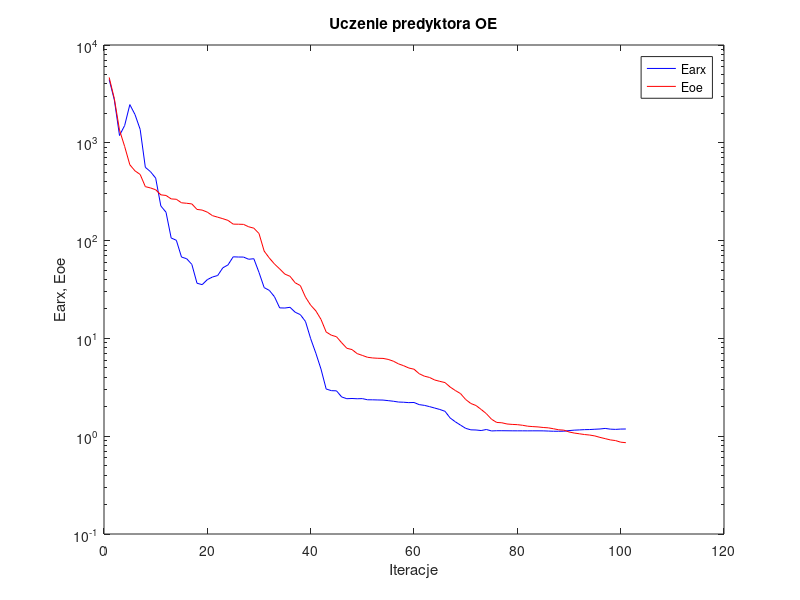
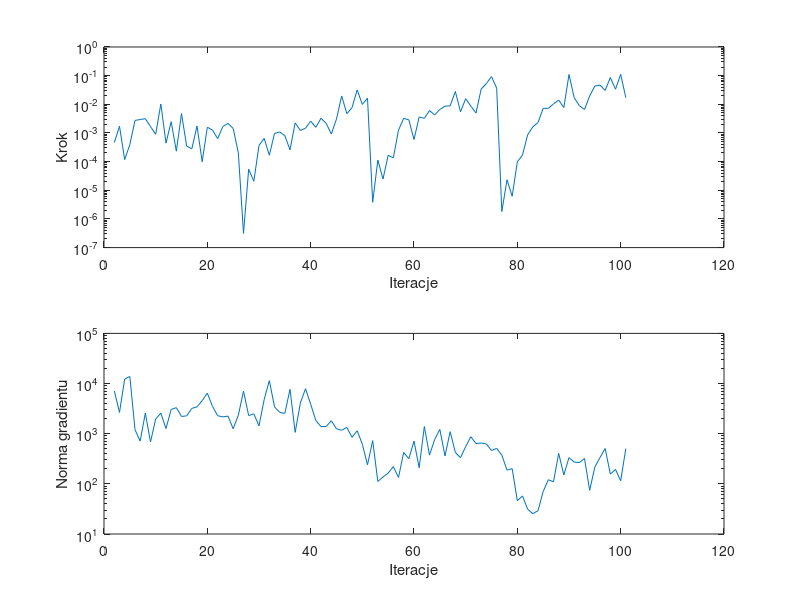

Source code (MATLAB) for these figures, in order:
%uczenie predyktora oe
clear all;
n=0; farx(n+1)=4.439464e+003; foe(n+1)=4.658829e+003; wspucz(n+1)=0.000000e+000; ng(n+1)=0.000000e+000;
%odnowa zmiennej metryki
n=1; farx(n+1)=2.745674e+003; foe(n+1)=2.830257e+003; krok(n+1)=4.604034e-004; ng(n+1)=7.101861e+003;
n=2; farx(n+1)=1.187411e+003; foe(n+1)=1.350434e+003; krok(n+1)=1.713251e-003; ng(n+1)=2.660043e+003;
n=3; farx(n+1)=1.504648e+003; foe(n+1)=9.159934e+002; krok(n+1)=1.177463e-004; ng(n+1)=1.228177e+004;
n=4; farx(n+1)=2.457790e+003; foe(n+1)=5.959770e+002; krok(n+1)=3.902677e-004; ng(n+1)=1.385514e+004;
n=5; farx(n+1)=1.944491e+003; foe(n+1)=5.165091e+002; krok(n+1)=2.739044e-003; ng(n+1)=1.203781e+003;
n=6; farx(n+1)=1.371392e+003; foe(n+1)=4.745927e+002; krok(n+1)=2.939560e-003; ng(n+1)=7.103073e+002;
n=7; farx(n+1)=5.614480e+002; foe(n+1)=3.562223e+002; krok(n+1)=3.151553e-003; ng(n+1)=2.579059e+003;
n=8; farx(n+1)=5.065714e+002; foe(n+1)=3.455154e+002; krok(n+1)=1.675019e-003; ng(n+1)=6.838433e+002;
n=9; farx(n+1)=4.355474e+002; foe(n+1)=3.311727e+002; krok(n+1)=8.989595e-004; ng(n+1)=1.960081e+003;
n=10; farx(n+1)=2.261206e+002; foe(n+1)=2.936957e+002; krok(n+1)=1.024683e-002; ng(n+1)=2.567027e+003;
n=11; farx(n+1)=1.951271e+002; foe(n+1)=2.895463e+002; krok(n+1)=4.430569e-004; ng(n+1)=1.268543e+003;
n=12; farx(n+1)=1.063808e+002; foe(n+1)=2.669016e+002; krok(n+1)=2.480280e-003; ng(n+1)=3.044305e+003;
n=13; farx(n+1)=1.007689e+002; foe(n+1)=2.645774e+002; krok(n+1)=2.311817e-004; ng(n+1)=3.307307e+003;
n=14; farx(n+1)=6.789530e+001; foe(n+1)=2.435805e+002; krok(n+1)=4.747676e-003; ng(n+1)=2.204453e+003;
n=15; farx(n+1)=6.526397e+001; foe(n+1)=2.408488e+002; krok(n+1)=3.473499e-004; ng(n+1)=2.273864e+003;
n=16; farx(n+1)=5.713360e+001; foe(n+1)=2.371654e+002; krok(n+1)=2.799030e-004; ng(n+1)=3.198697e+003;
n=17; farx(n+1)=3.665240e+001; foe(n+1)=2.083388e+002; krok(n+1)=1.751967e-003; ng(n+1)=3.428168e+003;
n=18; farx(n+1)=3.544871e+001; foe(n+1)=2.051800e+002; krok(n+1)=9.921626e-005; ng(n+1)=4.558583e+003;
n=19; farx(n+1)=3.992077e+001; foe(n+1)=1.953579e+002; krok(n+1)=1.588254e-003; ng(n+1)=6.433228e+003;
n=20; farx(n+1)=4.244162e+001; foe(n+1)=1.798991e+002; krok(n+1)=1.259039e-003; ng(n+1)=3.505120e+003;
n=21; farx(n+1)=4.396241e+001; foe(n+1)=1.736191e+002; krok(n+1)=6.328553e-004; ng(n+1)=2.283403e+003;
n=22; farx(n+1)=5.270437e+001; foe(n+1)=1.675352e+002; krok(n+1)=1.682049e-003; ng(n+1)=2.160795e+003;
n=23; farx(n+1)=5.644294e+001; foe(n+1)=1.609212e+002; krok(n+1)=2.156451e-003; ng(n+1)=2.245279e+003;
n=24; farx(n+1)=6.826963e+001; foe(n+1)=1.473971e+002; krok(n+1)=1.441974e-003; ng(n+1)=1.254298e+003;
n=25; farx(n+1)=6.794692e+001; foe(n+1)=1.470916e+002; krok(n+1)=2.026610e-004; ng(n+1)=2.335188e+003;
%odnowa zmiennej metryki
n=26; farx(n+1)=6.786046e+001; foe(n+1)=1.465358e+002; krok(n+1)=3.128736e-007; ng(n+1)=7.084238e+003;
n=27; farx(n+1)=6.445413e+001; foe(n+1)=1.384715e+002; krok(n+1)=5.445660e-005; ng(n+1)=2.300203e+003;
n=28; farx(n+1)=6.529313e+001; foe(n+1)=1.340214e+002; krok(n+1)=2.069140e-005; ng(n+1)=2.490357e+003;
n=29; farx(n+1)=4.725541e+001; foe(n+1)=1.181616e+002; krok(n+1)=3.697205e-004; ng(n+1)=1.432245e+003;
n=30; farx(n+1)=3.306882e+001; foe(n+1)=7.810829e+001; krok(n+1)=6.453470e-004; ng(n+1)=4.784435e+003;
n=31; farx(n+1)=3.096144e+001; foe(n+1)=6.633479e+001; krok(n+1)=1.674127e-004; ng(n+1)=1.146569e+004;
n=32; farx(n+1)=2.665411e+001; foe(n+1)=5.762991e+001; krok(n+1)=9.584745e-004; ng(n+1)=3.438390e+003;
n=33; farx(n+1)=2.051608e+001; foe(n+1)=5.135001e+001; krok(n+1)=1.088038e-003; ng(n+1)=2.663263e+003;
n=34; farx(n+1)=2.044759e+001; foe(n+1)=4.546666e+001; krok(n+1)=8.011837e-004; ng(n+1)=2.542236e+003;
n=35; farx(n+1)=2.079803e+001; foe(n+1)=4.315352e+001; krok(n+1)=2.574102e-004; ng(n+1)=7.696753e+003;
n=36; farx(n+1)=1.851698e+001; foe(n+1)=3.705040e+001; krok(n+1)=2.247173e-003; ng(n+1)=1.063373e+003;
n=37; farx(n+1)=1.750068e+001; foe(n+1)=3.468423e+001; krok(n+1)=1.226860e-003; ng(n+1)=4.062511e+003;
n=38; farx(n+1)=1.488096e+001; foe(n+1)=2.641919e+001; krok(n+1)=1.457389e-003; ng(n+1)=7.913851e+003;
n=39; farx(n+1)=9.933886e+000; foe(n+1)=2.185920e+001; krok(n+1)=2.586254e-003; ng(n+1)=3.876518e+003;
n=40; farx(n+1)=7.063761e+000; foe(n+1)=1.914040e+001; krok(n+1)=1.570905e-003; ng(n+1)=1.836997e+003;
n=41; farx(n+1)=4.854221e+000; foe(n+1)=1.563993e+001; krok(n+1)=3.253129e-003; ng(n+1)=1.383848e+003;
n=42; farx(n+1)=3.039093e+000; foe(n+1)=1.162799e+001; krok(n+1)=2.173143e-003; ng(n+1)=1.392594e+003;
n=43; farx(n+1)=2.921812e+000; foe(n+1)=1.078742e+001; krok(n+1)=9.208067e-004; ng(n+1)=1.813970e+003;
n=44; farx(n+1)=2.910208e+000; foe(n+1)=1.040009e+001; krok(n+1)=3.065383e-003; ng(n+1)=1.251863e+003;
n=45; farx(n+1)=2.519517e+000; foe(n+1)=9.024614e+000; krok(n+1)=1.957572e-002; ng(n+1)=1.171255e+003;
n=46; farx(n+1)=2.417755e+000; foe(n+1)=7.927365e+000; krok(n+1)=4.718270e-003; ng(n+1)=1.334726e+003;
n=47; farx(n+1)=2.429931e+000; foe(n+1)=7.687398e+000; krok(n+1)=7.632150e-003; ng(n+1)=8.488706e+002;
n=48; farx(n+1)=2.414276e+000; foe(n+1)=6.990096e+000; krok(n+1)=3.172883e-002; ng(n+1)=1.143784e+003;
n=49; farx(n+1)=2.423663e+000; foe(n+1)=6.699330e+000; krok(n+1)=9.907068e-003; ng(n+1)=6.189433e+002;
n=50; farx(n+1)=2.357958e+000; foe(n+1)=6.412194e+000; krok(n+1)=1.632237e-002; ng(n+1)=2.396757e+002;
%odnowa zmiennej metryki
n=51; farx(n+1)=2.355335e+000; foe(n+1)=6.311910e+000; krok(n+1)=3.824968e-006; ng(n+1)=7.282023e+002;
n=52; farx(n+1)=2.347298e+000; foe(n+1)=6.263680e+000; krok(n+1)=1.133097e-004; ng(n+1)=1.116564e+002;
n=53; farx(n+1)=2.341508e+000; foe(n+1)=6.244942e+000; krok(n+1)=2.462151e-005; ng(n+1)=1.370703e+002;
n=54; farx(n+1)=2.310162e+000; foe(n+1)=6.100037e+000; krok(n+1)=1.662532e-004; ng(n+1)=1.640936e+002;
n=55; farx(n+1)=2.277889e+000; foe(n+1)=5.851481e+000; krok(n+1)=1.354575e-004; ng(n+1)=2.203464e+002;
n=56; farx(n+1)=2.235396e+000; foe(n+1)=5.491511e+000; krok(n+1)=1.250908e-003; ng(n+1)=1.336968e+002;
n=57; farx(n+1)=2.224757e+000; foe(n+1)=5.256275e+000; krok(n+1)=3.253129e-003; ng(n+1)=4.224320e+002;
n=58; farx(n+1)=2.204460e+000; foe(n+1)=4.979416e+000; krok(n+1)=2.855545e-003; ng(n+1)=3.170773e+002;
n=59; farx(n+1)=2.211784e+000; foe(n+1)=4.842445e+000; krok(n+1)=5.921158e-004; ng(n+1)=7.102748e+002;
n=60; farx(n+1)=2.103521e+000; foe(n+1)=4.357096e+000; krok(n+1)=3.621201e-003; ng(n+1)=2.097248e+002;
n=61; farx(n+1)=2.067301e+000; foe(n+1)=4.111335e+000; krok(n+1)=3.225080e-003; ng(n+1)=1.387961e+003;
n=62; farx(n+1)=2.007060e+000; foe(n+1)=3.988022e+000; krok(n+1)=6.035177e-003; ng(n+1)=3.740043e+002;
n=63; farx(n+1)=1.940814e+000; foe(n+1)=3.756977e+000; krok(n+1)=4.243311e-003; ng(n+1)=7.647186e+002;
n=64; farx(n+1)=1.876245e+000; foe(n+1)=3.638217e+000; krok(n+1)=6.607631e-003; ng(n+1)=1.216655e+003;
n=65; farx(n+1)=1.797135e+000; foe(n+1)=3.534689e+000; krok(n+1)=8.625805e-003; ng(n+1)=3.595141e+002;
n=66; farx(n+1)=1.535754e+000; foe(n+1)=3.180658e+000; krok(n+1)=8.806488e-003; ng(n+1)=1.099915e+003;
n=67; farx(n+1)=1.403603e+000; foe(n+1)=2.932041e+000; krok(n+1)=2.812841e-002; ng(n+1)=4.239948e+002;
n=68; farx(n+1)=1.298677e+000; foe(n+1)=2.728571e+000; krok(n+1)=5.478088e-003; ng(n+1)=3.328336e+002;
n=69; farx(n+1)=1.202897e+000; foe(n+1)=2.373218e+000; krok(n+1)=1.567500e-002; ng(n+1)=5.525892e+002;
n=70; farx(n+1)=1.162017e+000; foe(n+1)=2.160600e+000; krok(n+1)=8.625805e-003; ng(n+1)=8.713518e+002;
n=71; farx(n+1)=1.157528e+000; foe(n+1)=2.059502e+000; krok(n+1)=4.949772e-003; ng(n+1)=6.362281e+002;
n=72; farx(n+1)=1.142578e+000; foe(n+1)=1.877205e+000; krok(n+1)=3.413297e-002; ng(n+1)=6.521145e+002;
n=73; farx(n+1)=1.170975e+000; foe(n+1)=1.701017e+000; krok(n+1)=5.286105e-002; ng(n+1)=6.243139e+002;
n=74; farx(n+1)=1.131954e+000; foe(n+1)=1.491854e+000; krok(n+1)=9.267410e-002; ng(n+1)=4.623880e+002;
n=75; farx(n+1)=1.137632e+000; foe(n+1)=1.383130e+000; krok(n+1)=3.669314e-002; ng(n+1)=5.099047e+002;
%odnowa zmiennej metryki
n=76; farx(n+1)=1.137771e+000; foe(n+1)=1.371985e+000; krok(n+1)=1.816358e-006; ng(n+1)=3.738553e+002;
n=77; farx(n+1)=1.136598e+000; foe(n+1)=1.333334e+000; krok(n+1)=2.322634e-005; ng(n+1)=1.878861e+002;
n=78; farx(n+1)=1.135304e+000; foe(n+1)=1.320147e+000; krok(n+1)=6.202616e-006; ng(n+1)=2.007802e+002;
n=79; farx(n+1)=1.134964e+000; foe(n+1)=1.312571e+000; krok(n+1)=9.866949e-005; ng(n+1)=4.616095e+001;
n=80; farx(n+1)=1.135089e+000; foe(n+1)=1.293498e+000; krok(n+1)=1.697983e-004; ng(n+1)=5.748643e+001;
n=81; farx(n+1)=1.134324e+000; foe(n+1)=1.266026e+000; krok(n+1)=8.684522e-004; ng(n+1)=3.125065e+001;
n=82; farx(n+1)=1.135056e+000; foe(n+1)=1.253757e+000; krok(n+1)=1.631264e-003; ng(n+1)=2.543497e+001;
n=83; farx(n+1)=1.135005e+000; foe(n+1)=1.244254e+000; krok(n+1)=2.316999e-003; ng(n+1)=2.909678e+001;
n=84; farx(n+1)=1.134057e+000; foe(n+1)=1.227858e+000; krok(n+1)=7.242402e-003; ng(n+1)=7.035905e+001;
n=85; farx(n+1)=1.128965e+000; foe(n+1)=1.217398e+000; krok(n+1)=7.191676e-003; ng(n+1)=1.209380e+002;
n=86; farx(n+1)=1.123774e+000; foe(n+1)=1.191710e+000; krok(n+1)=1.027811e-002; ng(n+1)=1.098250e+002;
n=87; farx(n+1)=1.123317e+000; foe(n+1)=1.163288e+000; krok(n+1)=1.406421e-002; ng(n+1)=4.047159e+002;
n=88; farx(n+1)=1.125200e+000; foe(n+1)=1.153603e+000; krok(n+1)=7.680234e-003; ng(n+1)=1.508469e+002;
n=89; farx(n+1)=1.141381e+000; foe(n+1)=1.105084e+000; krok(n+1)=1.096649e-001; ng(n+1)=3.339771e+002;
n=90; farx(n+1)=1.153027e+000; foe(n+1)=1.077599e+000; krok(n+1)=1.703305e-002; ng(n+1)=2.711973e+002;
n=91; farx(n+1)=1.159519e+000; foe(n+1)=1.058722e+000; krok(n+1)=8.946591e-003; ng(n+1)=2.660807e+002;
n=92; farx(n+1)=1.167260e+000; foe(n+1)=1.040192e+000; krok(n+1)=6.607631e-003; ng(n+1)=3.202717e+002;
n=93; farx(n+1)=1.169750e+000; foe(n+1)=1.027651e+000; krok(n+1)=1.966568e-002; ng(n+1)=7.433913e+001;
n=94; farx(n+1)=1.178097e+000; foe(n+1)=1.006286e+000; krok(n+1)=4.331299e-002; ng(n+1)=2.159558e+002;
n=95; farx(n+1)=1.185554e+000; foe(n+1)=9.724432e-001; krok(n+1)=4.674985e-002; ng(n+1)=3.347215e+002;
n=96; farx(n+1)=1.201156e+000; foe(n+1)=9.444174e-001; krok(n+1)=3.043820e-002; ng(n+1)=5.074246e+002;
n=97; farx(n+1)=1.180826e+000; foe(n+1)=9.165003e-001; krok(n+1)=8.616836e-002; ng(n+1)=1.567539e+002;
n=98; farx(n+1)=1.174394e+000; foe(n+1)=9.023380e-001; krok(n+1)=3.350022e-002; ng(n+1)=1.933809e+002;
n=99; farx(n+1)=1.182896e+000; foe(n+1)=8.690443e-001; krok(n+1)=1.112197e-001; ng(n+1)=1.153562e+002;
n=100; farx(n+1)=1.184959e+000; foe(n+1)=8.586550e-001; krok(n+1)=1.697325e-002; ng(n+1)=5.049171e+002;

figure; semilogy(farx,'b'); hold on; semilogy(foe,'r'); xlabel('Iteracje'); ylabel('Earx, Eoe'); legend('Earx','Eoe'); title('Uczenie predyktora OE');
figure; subplot(2,1,1); semilogy(krok); xlabel('Iteracje'); ylabel('Krok');
subplot(2,1,2); semilogy(ng); xlabel('Iteracje'); ylabel('Norma gradientu');
Earx=farx(n+1)
Eoe=foe(n+1)
